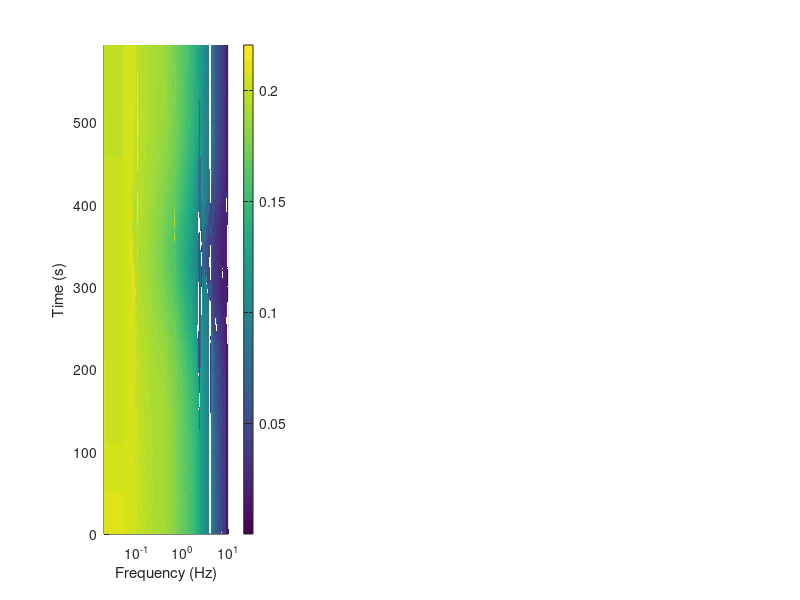

Source code (MATLAB): (Note: this script raises an error after producing the figure.)
%% figure 10 in ESA GNC paper

figure;

subplot(1,3,1)
load('MUTUDO.mat')
[X,Y] = meshgrid(fv/(2*pi),time_traj);
surf(X,Y,1./SV,'EdgeColor','none');
view([0 90]);
axis tight
xlabel('Frequency (Hz)');
ylabel('Time (s)');
zlabel('mu upper bounds');
set(gca,'XScale','log');
c = colorbar;
c.Label.String = 'Gain (dB)';
colormap('plasma');
xlim([10^(-2) 10^1])

subplot(1,3,2)
load('MUTUDO.mat')
plot(time_traj,1./stabmarg_LowerBound,'Color','[0.49 0.18 0.56]','LineWidth',2)
hold on
load('MUSLOSHTARGET.mat')
plot(time_traj,1./stabmarg_LowerBound,'Color','[0 0.5 0]','LineWidth',2)
hold on
load('MUSLOSHCHASER.mat')
plot(time_traj,1./stabmarg_LowerBound,'Color','[0 0 0]','LineWidth',2)
hold on
load('MUFLEXMODES.mat')
plot(time_traj,1./stabmarg_LowerBound,'Color','[0 0 0]','LineWidth',2)

xlabel('Time (s)');
ylabel('Maximum mu bounds');

subplot(1,3,3)
load('MUTUDO.mat')
worstBounds = zeros(length(fv),1);
for i=1:size(SV,2)
    worstBounds(i)=max(1./SV(:,i));
end
semilogx(fv/(2*pi),worstBounds,'Color','[0.49 0.18 0.56]','LineWidth',2)
hold on
load('MUSLOSHTARGET.mat')
worstBounds = zeros(length(fv),1);
for i=1:size(SV,2)
    worstBounds(i)=max(1./SV(:,i));
end
semilogx(fv/(2*pi),worstBounds,'Color','[0 0.5 0]','LineWidth',2)
hold on
load('MUSLOSHCHASER.mat')
worstBounds = zeros(length(fv),1);
for i=1:size(SV,2)
    worstBounds(i)=max(1./SV(:,i));
end
semilogx(fv/(2*pi),worstBounds,'Color','[0 0 0]','LineWidth',2)
hold on
load('MUFLEXMODES.mat')
worstBounds = zeros(length(fv),1);
for i=1:size(SV,2)
    worstBounds(i)=max(1./SV(:,i));
end
semilogx(fv/(2*pi),worstBounds,'Color','[0 0 0]','LineWidth',2)

xlim([10^(-2) 10^1])
xlabel('Frequency (Hz)');
legend('Mechanical unc','Modal unc','Total unc')
%% figure 11 in the ESA GNC paper
% in this case results are normalized, not given in units like in the paper
% just need to multiply by requirements to obtain same effect

TP_Graph = figure();clf;set(TP_Graph,'defaulttextinterpreter','latex');
hold on; grid on;

subplot(1,2,1)
load('MUTUDO.mat')
worstBounds_wcgain_total13 = zeros(length(fv_wcgain_total13),1);
worstBounds_wcgain_total213 = zeros(length(fv_wcgain_total13),1);
for i=1:size(SV_wcg_total13,2)
    worstBounds_wcgain_total13(i)=max(SV_wcg_total13(:,i));
    worstBounds_wcgain_total213(i)=max(SV2_wcg_total13(:,i));
end
semilogx(fv_wcgain_total13/(2*pi),worstBounds_wcgain_total213,'-b','LineWidth',2)
hold on
load('MUSLOSHTARGET.mat')
worstBounds_wcgain_total13 = zeros(length(fv_wcgain_total13),1);
worstBounds_wcgain_total213 = zeros(length(fv_wcgain_total13),1);
for i=1:size(SV_wcg_total13,2)
    worstBounds_wcgain_total13(i)=max(SV_wcg_total13(:,i));
    worstBounds_wcgain_total213(i)=max(SV2_wcg_total13(:,i));
end
semilogx(fv_wcgain_total13/(2*pi),worstBounds_wcgain_total213,'Color','[0 0.5 0]','LineWidth',2)
hold on
load('MUSLOSHCHASER.mat')
worstBounds_wcgain_total13 = zeros(length(fv_wcgain_total13),1);
worstBounds_wcgain_total213 = zeros(length(fv_wcgain_total13),1);
for i=1:size(SV_wcg_total13,2)
    worstBounds_wcgain_total13(i)=max(SV_wcg_total13(:,i));
    worstBounds_wcgain_total213(i)=max(SV2_wcg_total13(:,i));
end
semilogx(fv_wcgain_total13/(2*pi),worstBounds_wcgain_total213,'Color','[0 0 0]','LineWidth',2)
hold on
load('MUFLEXMODES.mat')
worstBounds_wcgain_total13 = zeros(length(fv_wcgain_total13),1);
worstBounds_wcgain_total213 = zeros(length(fv_wcgain_total13),1);
for i=1:size(SV_wcg_total13,2)
    worstBounds_wcgain_total13(i)=max(SV_wcg_total13(:,i));
    worstBounds_wcgain_total213(i)=max(SV2_wcg_total13(:,i));
end
semilogx(fv_wcgain_total13/(2*pi),worstBounds_wcgain_total213,'Color','[0 0 0]','LineWidth',2)

xlim([10^(-2) 10^1])
xlabel('Frequency (Hz)');
ylabel('Max mu bounds on the APE');
title('WITH ROLLOFF')

subplot(1,2,2)
load("MUTUDO.mat")
worstBounds_wcgain_total46 = zeros(length(fv_wcgain_total46),1);
worstBounds_wcgain_total246 = zeros(length(fv_wcgain_total46),1);
for i=1:size(SV_wcg_total46,2)
    worstBounds_wcgain_total46(i)=max(SV_wcg_total46(:,i));
    worstBounds_wcgain_total246(i)=max(SV2_wcg_total46(:,i));
end
p2=semilogx(fv_wcgain_total46/(2*pi),worstBounds_wcgain_total246,'-b','LineWidth',2);
hold on
load("MUSLOSHTARGET.mat")
worstBounds_wcgain_total46 = zeros(length(fv_wcgain_total46),1);
worstBounds_wcgain_total246 = zeros(length(fv_wcgain_total46),1);
for i=1:size(SV_wcg_total46,2)
    worstBounds_wcgain_total46(i)=max(SV_wcg_total46(:,i));
    worstBounds_wcgain_total246(i)=max(SV2_wcg_total46(:,i));
end
p3=semilogx(fv_wcgain_total46/(2*pi),worstBounds_wcgain_total246,'Color','[0.00 0.50 0.00]','LineWidth',2);
hold on
load("MUSLOSHCHASER.mat")
worstBounds_wcgain_total46 = zeros(length(fv_wcgain_total46),1);
worstBounds_wcgain_total246 = zeros(length(fv_wcgain_total46),1);
for i=1:size(SV_wcg_total46,2)
    worstBounds_wcgain_total46(i)=max(SV_wcg_total46(:,i));
    worstBounds_wcgain_total246(i)=max(SV2_wcg_total46(:,i));
end
p4=semilogx(fv_wcgain_total46/(2*pi),worstBounds_wcgain_total246,'Color','[0 0 0]','LineWidth',2);
hold on
load("MUFLEXMODES.mat")
worstBounds_wcgain_total46 = zeros(length(fv_wcgain_total46),1);
worstBounds_wcgain_total246 = zeros(length(fv_wcgain_total46),1);
for i=1:size(SV_wcg_total46,2)
    worstBounds_wcgain_total46(i)=max(SV_wcg_total46(:,i));
    worstBounds_wcgain_total246(i)=max(SV2_wcg_total46(:,i));
end
p5=semilogx(fv_wcgain_total46/(2*pi),worstBounds_wcgain_total246,'Color','[0 0 0]','LineWidth',2);

xlim([10^(-2) 10^1])
xlabel('Frequency (Hz)');
ylabel('Max mu bounds on the control effort');
legend('Mechanical unc','Modal unc','Total unc')
